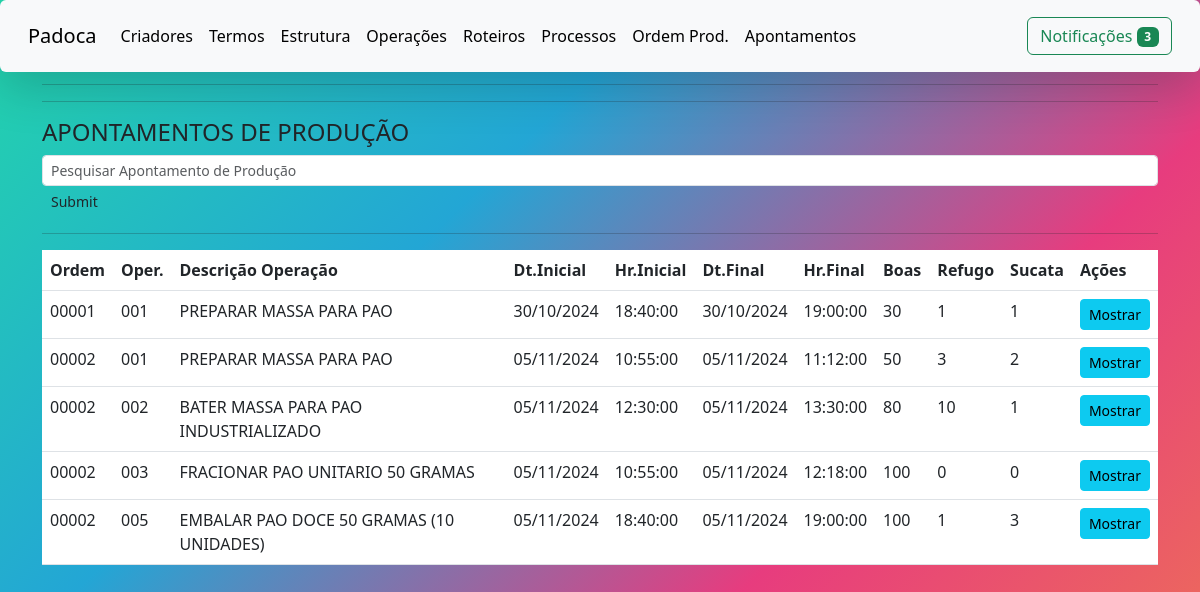
Screenshot of /pesquisa-aponta.php with the database file from the repository.
### tables this page shows
CREATE TABLE sg6 (
  G6_CONT int(11) NOT NULL AUTO_INCREMENT,
  G6_ORDEM varchar(6) NOT NULL,
  G6_OPERACAO varchar(3) NOT NULL,
  G6_DESCR_OPER varchar(50) NOT NULL,
  G6_PROD varchar(15) NOT NULL,
  G6_DESCR_PROD varchar(50) NOT NULL,
  G6_DATA_INI date DEFAULT NULL,
  G6_HORA_INI time DEFAULT NULL,
  G6_DATA_FIM date DEFAULT NULL,
  G6_HORA_FIM time DEFAULT NULL,
  G6_QTD_BOAS int(6) DEFAULT NULL,
  G6_QTD_REFUGO int(6) DEFAULT NULL,
  G6_QTD_SUCATA int(6) DEFAULT NULL,
  PRIMARY KEY (G6_CONT)
);

### pesquisa-aponta.php (the view, shortened to what this page needs)
<!doctype html>
<html lang="pt-br">
    <head>
        <link rel="stylesheet" href="Css/index.css">
        <link href="https://cdn.jsdelivr.net/npm/bootstrap@5.3.0-alpha3/dist/css/bootstrap.min.css" rel="stylesheet">
      </head>
    <body>
    <nav class="navbar fixed-top navbar-expand-lg bg-body-tertiary shadow-lg p-3 mb-5 bg-white rounded">
        <div class="container-fluid">
        <a class="navbar-brand mb-0 h1" href="index.php">Padoca</a>
        <div class="collapse navbar-collapse" id="navbarSupportedContent">
            <ul class="navbar-nav me-auto mb-2 mb-lg-0">
            <li class="nav-item">
                <a class="nav-link active" aria-current="page" href="criadores.html">Criadores</a>
            </li>
            <li class="nav-item">
                <a class="nav-link active" aria-current="page" href="termosdeusos2.html">Termos</a>
            </li>
            <li class="nav-item">
              <a class="nav-link active" aria-current="page" href="estrutura.php">Estrutura</a>
          </li>
            <li class="nav-item">
              <a class="nav-link active" aria-current="page" href="operacaofab.php">Operações</a>
          </li>
          <li class="nav-item">
            <a class="nav-link active" aria-current="page" href="roteirofab.php">Roteiros</a>
        </li>
        <li class="nav-item">
          <a class="nav-link active" aria-current="page" href="processofab.php">Processos</a>
        </li>
        <li class="nav-item">
              <a class="nav-link active" aria-current="page" href="ordemprod.php">Ordem Prod.</a>
            </li>
        <li class="nav-item">
          <a class="nav-link active" aria-current="page" href="apontamento.php">Apontamentos</a>
        </li>
            </ul>
            <button type="button" class="btn btn-outline-success" data-bs-toggle="modal" data-bs-target="#notifications">
            Notificações <span class="badge text-bg-success">3</span>
            </button>
        </div>
        </div>
    </nav>
    <P>
        <div class="container">
          <div class="container-principal-locals">
          <hr> <hr> <hr> <hr> <hr> <hr> <h4 class="page-header">APONTAMENTOS DE PRODUÇÃO</h4>
             <form class="form-inline" action="pesquisa-aponta.php" method="POST">
                <input type="text" class="form-control form-control-sm col-md-10 col-sm-10" name="c_pesquisa" placeholder="Pesquisar Apontamento de Produção" required="">
                 <input class="btn btn-sm" type="submit" name="btn_pesquisa">
             </form>
           <hr>
               <div class="table-responsive">
                    <table class="table table-hover">
                            <thead>
                                <th>Ordem</th>
                                <th>Oper.</th>
                                <th>Descrição Operação</th>
                                <th>Dt.Inicial</th>
                                <th>Hr.Inicial</th>
                                <th>Dt.Final</th>
                                <th>Hr.Final</th>
                                <th>Boas</th>
                                <th>Refugo</th>
                                <th>Sucata</th>
                                <th>Ações</th>
                            </thead>
                          <tbody>
                          <?php
                           include_once('conexao.php');
                           $search=$_POST['c_pesquisa'];
                           mysqli_select_db($conexao,"padoca");
                           $resultado = mysqli_query($conexao, "SELECT g6_cont, g6_ordem, g6_operacao, g6_descr_oper, g6_prod, g6_descr_prod, g6_data_ini, g6_hora_ini, g6_data_fim, g6_hora_fim, g6_qtd_boas, g6_qtd_refugo, g6_qtd_sucata FROM sg6 WHERE g6_ordem like '%".$search."%' ORDER BY g6_ordem, g6_operacao, g6_data_ini");
                           while($linha = mysqli_fetch_array($resultado))
                            {
                               echo '<tr>';
                                   echo  '<td>'.$linha['g6_ordem'].'</td>';
                                   echo  '<td>'.$linha['g6_operacao'].'</td>';
                                   echo  '<td>'.$linha['g6_descr_oper'].'</td>';
                                   $data = $linha['g6_data_ini'];
                                   $data_ini_formatada = date('d/m/Y', strtotime($data));
                                   echo '<td>' . $data_ini_formatada . '</td>';
                                   echo  '<td>'.$linha['g6_hora_ini'].'</td>';
                                   $data = $linha['g6_data_fim'];
                                   $data_fim_formatada = date('d/m/Y', strtotime($data));
                                   echo '<td>' . $data_fim_formatada . '</td>';
                                   echo  '<td>'.$linha['g6_hora_fim'].'</td>';
                                   echo  '<td>'.$linha['g6_qtd_boas'].'</td>';
                                   echo  '<td>'.$linha['g6_qtd_refugo'].'</td>';
                                   echo  '<td>'.$linha['g6_qtd_sucata'].'</td>';
                                   echo  "<td><button type='button' class='btn btn-sm btn-info'  data-toggle='modal' data-target='#myModal$linha[g6_cont]'> Mostrar</button'</td>";
                              echo "</tr>";
                              ?>
                                      <?php
                                }
                              ?>
                            </tbody>
                      </table>
            </div>
          </div>
       </div>
  </body>
</html>

### Css/index.css (style rules this page uses)
* { box-sizing: border-box; margin: 0; padding: 0 }
html { height: 800px; width: 100vw; }
body { position: absolute; height: 100%; width: 100%; background: linear-gradient(-45deg, #EE7752, #E73C7E, #23A6D5, #23D5AB); }
P { text-align: justify; text-indent: 30px; }

### rows the page displays
sg6: G6_ORDEM "00001", G6_OPERACAO "001", G6_DESCR_OPER "PREPARAR MASSA PARA PAO", G6_DATA_INI "30/10/2024", G6_HORA_INI "18:40:00", G6_DATA_FIM "30/10/2024", G6_HORA_FIM "19:00:00", G6_QTD_BOAS "30", G6_QTD_REFUGO "1", G6_QTD_SUCATA "1"
sg6: G6_ORDEM "00002", G6_OPERACAO "001", G6_DESCR_OPER "PREPARAR MASSA PARA PAO", G6_DATA_INI "05/11/2024", G6_HORA_INI "10:55:00", G6_DATA_FIM "05/11/2024", G6_HORA_FIM "11:12:00", G6_QTD_BOAS "50", G6_QTD_REFUGO "3", G6_QTD_SUCATA "2"
sg6: G6_ORDEM "00002", G6_OPERACAO "002", G6_DESCR_OPER "BATER MASSA PARA PAO INDUSTRIALIZADO", G6_DATA_INI "05/11/2024", G6_HORA_INI "12:30:00", G6_DATA_FIM "05/11/2024", G6_HORA_FIM "13:30:00", G6_QTD_BOAS "80", G6_QTD_REFUGO "10", G6_QTD_SUCATA "1"
sg6: G6_ORDEM "00002", G6_OPERACAO "003", G6_DESCR_OPER "FRACIONAR PAO UNITARIO 50 GRAMAS", G6_DATA_INI "05/11/2024", G6_HORA_INI "10:55:00", G6_DATA_FIM "05/11/2024", G6_HORA_FIM "12:18:00", G6_QTD_BOAS "100", G6_QTD_REFUGO "0", G6_QTD_SUCATA "0"
sg6: G6_ORDEM "00002", G6_OPERACAO "005", G6_DESCR_OPER "EMBALAR PAO DOCE 50 GRAMAS (10 UNIDADES)", G6_DATA_INI "05/11/2024", G6_HORA_INI "18:40:00", G6_DATA_FIM "05/11/2024", G6_HORA_FIM "19:00:00", G6_QTD_BOAS "100", G6_QTD_REFUGO "1", G6_QTD_SUCATA "3"
